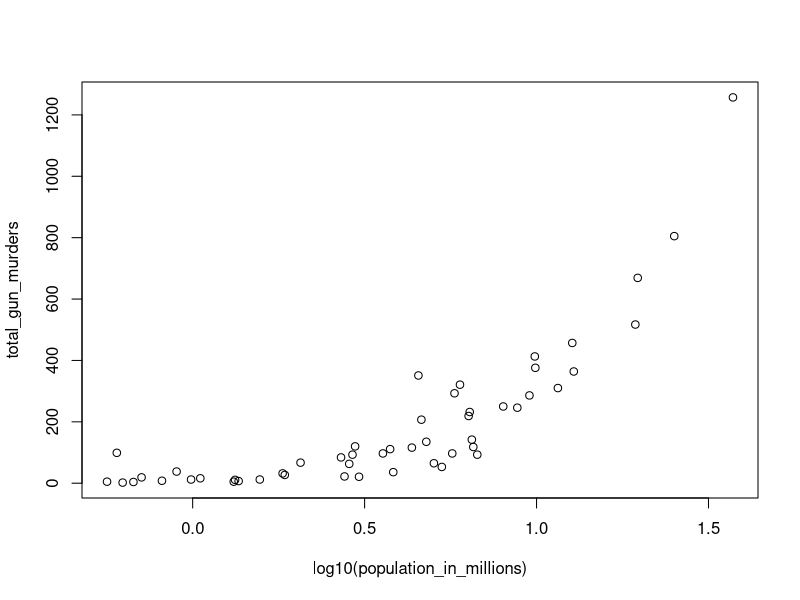
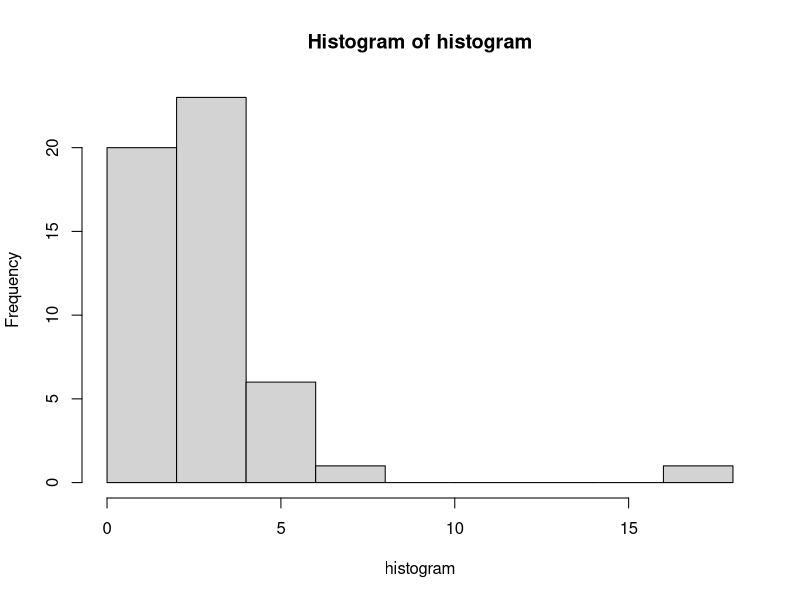
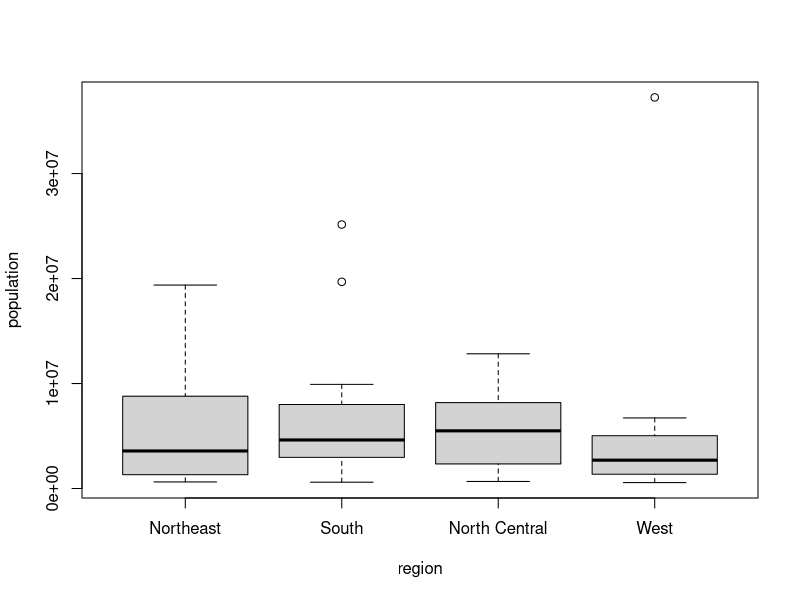

Write the R code that produced these figures, in order.
library(dslabs)
data("murders")

pop <- murders$population
pop

popUrut <- sort(pop)
popUrut[1]

pop
order(pop)

popUrutMin <- which.min(murders$population)
popUrutMin

murders$state[popUrutMin]

ranks <- rank(murders$population)
my_df <- data.frame(Nama = murders$state, Ranking = ranks)
head(my_df)

ranks <- rank(murders$population)
my_df <- data.frame(Nama = murders$state, Ranking = ranks)
ind <- order(my_df$Ranking)
my_df$Nama[ind]

population_in_millions <- murders$population/10^6 
total_gun_murders <- murders$total 
plot(log10(population_in_millions), total_gun_murders)

histogram <- with(murders, total / population * 100000) 
hist(histogram) 

boxplot(population~region, data = murders) 
